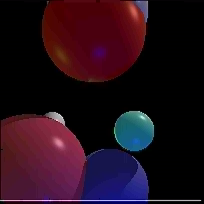
#> input picture frame 14 of dip_pics/ray_trace.avi, 204 x 204 px
$ jupyter execute viewing_video.ipynb   (shell and % lines are left out)
#> lines starting #> are read from the running program, lines starting #| are printed output that depends on the picture
# Example of Viewing a Video
stough, 202-

- [OpenCV reference](https://learnopencv.com/read-write-and-display-a-video-using-opencv-cpp-python/)
- [Nicely written cv2 reader](https://github.com/echonet/dynamic/blob/master/echonet/utils/__init__.py)

[cell 1]
import matplotlib.pyplot as plt
import numpy as np
from skimage.transform import rescale

from matplotlib import animation, rc
from IPython.display import HTML, Image
import cv2
import os

[cell 2]
def loadvideo(filename: str) -> np.ndarray:
    """Loads a video from a file.
    Args:
        filename (str): filename of video
    Returns:
        A np.ndarray with dimensions (channels=3, frames, height, width). The
        values will be uint8's ranging from 0 to 255.
    Raises:
        FileNotFoundError: Could not find `filename`
        ValueError: An error occurred while reading the video
    """
#> called with filename = '../dip_pics/ray_trace.avi'

    if not os.path.exists(filename):
        raise FileNotFoundError(filename)
    capture = cv2.VideoCapture(filename)

    frame_count = int(capture.get(cv2.CAP_PROP_FRAME_COUNT))
    frame_width = int(capture.get(cv2.CAP_PROP_FRAME_WIDTH))
    frame_height = int(capture.get(cv2.CAP_PROP_FRAME_HEIGHT))

    v = np.zeros((frame_count, frame_height, frame_width, 3), np.uint8)

    for count in range(frame_count):
        ret, frame = capture.read()
        if not ret:
            raise ValueError("Failed to load frame #{} of {}.".format(count, filename))

        frame = cv2.cvtColor(frame, cv2.COLOR_BGR2RGB)
        v[count, :, :] = frame
#> this loop made 31 passes
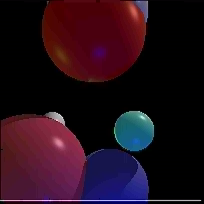
#> input picture frame 14 of dip_pics/ray_trace.avi, 204 x 204 px
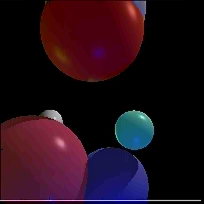
#> input picture frame 15 of dip_pics/ray_trace.avi, 204 x 204 px
#> pass 3, in loadvideo, `ret, frame = capture.read()`:
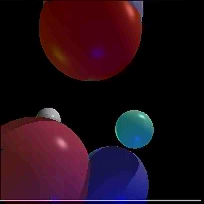
#> frame: shape (204, 204, 3); mean B, G, R 24.5, 13.3, 34.9

    # v = v.transpose((3, 0, 1, 2))

    return v

$ run again, starting later in the video
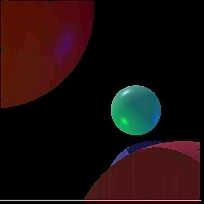
#> input picture frame 64 of dip_pics/ray_trace.avi, 204 x 204 px
#> the loop in loadvideo, `for count in range(frame_count):` made 31 passes
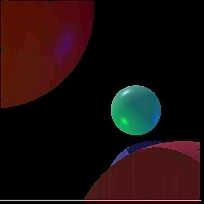
#> input picture frame 64 of dip_pics/ray_trace.avi, 204 x 204 px
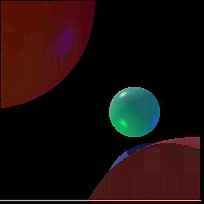
#> input picture frame 65 of dip_pics/ray_trace.avi, 204 x 204 px
#> pass 3, in loadvideo, `ret, frame = capture.read()`:
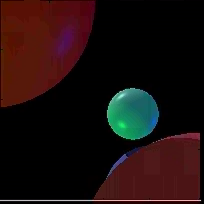
#> frame: shape (204, 204, 3); mean B, G, R 13.2, 14.3, 29

$ run again, starting later in the video
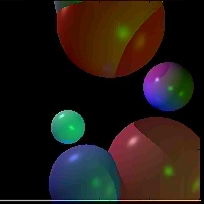
#> input picture frame 114 of dip_pics/ray_trace.avi, 204 x 204 px
#> the loop in loadvideo, `for count in range(frame_count):` made 30 passes
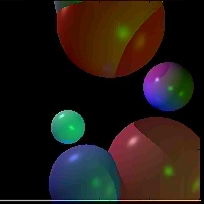
#> input picture frame 114 of dip_pics/ray_trace.avi, 204 x 204 px
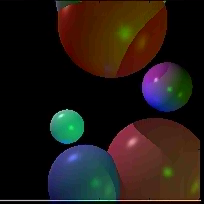
#> input picture frame 115 of dip_pics/ray_trace.avi, 204 x 204 px
#> pass 3, in loadvideo, `ret, frame = capture.read()`:
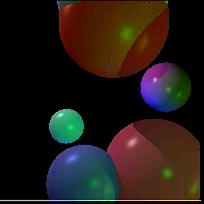
#> frame: shape (204, 204, 3); mean B, G, R 22.1, 26.7, 36.2
